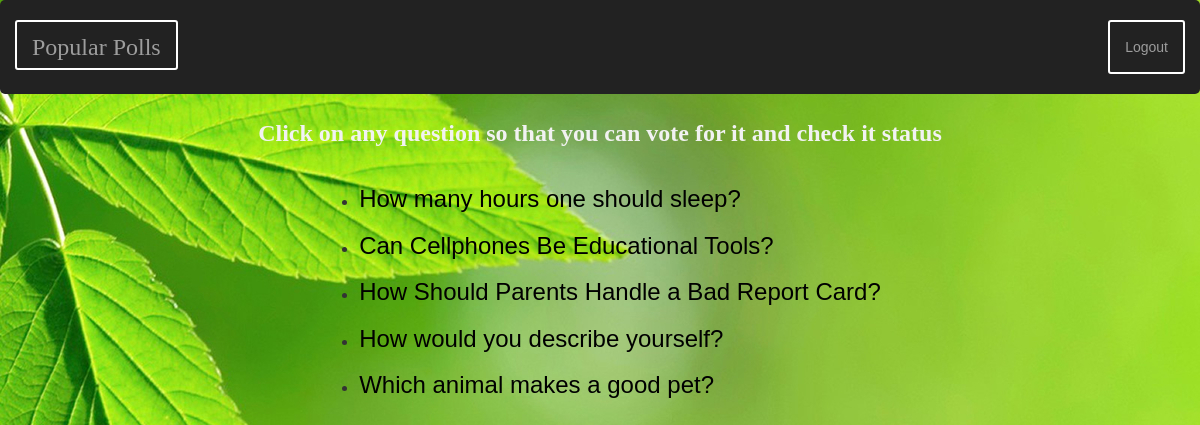
Screenshot of /polls/ with the database file from the repository.
### polls/models.py (models this page shows, shortened)
class Question(models.Model):
	question_text = models.CharField(max_length=200)
	pub_date = models.DateTimeField('date published')
	def was_published_recently(self):
		now = timezone.now()
		return now - datetime.timedelta(days=1) <= self.pub_date <=now
	was_published_recently.admin_order_field = 'pub_date'
	was_published_recently.boolean = True
	was_published_recently.short_description = 'Published recently?'

### polls/views.py (the view)
class IndexView(generic.ListView):
	template_name = 'polls/index.html'
	context_object_name = 'latest_question_list'
	def get_queryset(self):
		return Question.objects.filter(pub_date__lte=timezone.now()).order_by('-pub_date')[:5]

### polls/templates/polls/index.html
{% extends 'polls/base.html' %}
{% block body %}
	<div class="center colortext2">
		<h3 class="quest_head"><strong class="center">Click on any question so that you can vote for it and check it status</strong></h3>
	</div>
	<div class="center ">
		{% if latest_question_list %}
			<ul>
			{% for question in latest_question_list %}
				<li><a href="{% url 'polls:detail' question.id %}"><h3>{{ question.question_text }}</h3></a>
				</li>
			{% endfor %}
			</ul>
		{% else %}
			<p> No polls are available.</p>
		{% endif %}
	</div>
{% endblock %}

### polls/static/polls/style.css (style rules this page uses)
ul { display:table; margin: 0 auto; }
li a { cursor: hand; font-family: "Comic Sans MS", cursive, sans-serif; color: black; }
.center { margin: auto; width: 80%; padding: 10px; }
.quest_head { color: #f2f2f2; width:100%; text-align: center; }
.colortext2 { padding: 0; width:70%; font-family: "Times New Roman", Times, serif; color:blue; }

### rows the page displays
Question: question_text "How many hours one should sleep?"
Question: question_text "Can Cellphones Be Educational Tools?"
Question: question_text "How Should Parents Handle a Bad Report Card?"
Question: question_text "How would you describe yourself?"
Question: question_text "Which animal makes a good pet?"
